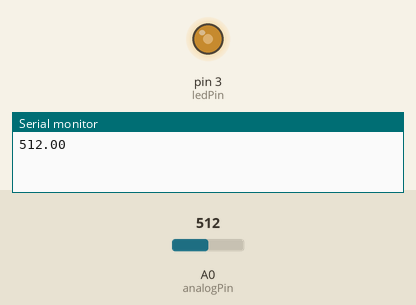
The sketch below on a simulated Arduino Uno, built with avr-gcc and run on an emulated ATmega328P. Parts: output pins drawn as LEDs (lit = HIGH), the last lines printed to the serial monitor. The inputs (shaded band) are chosen by the test bench; at power-on: A0 (analogPin) = 512.

Above: at 1.2 s.
1.3 s: A0 (analogPin) set to 716
At 2.2 s:
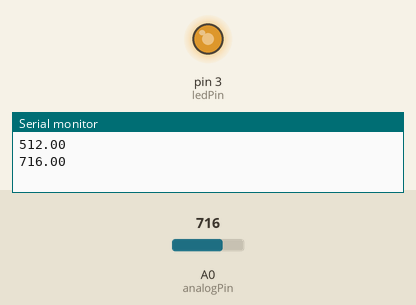
2.8 s: A0 (analogPin) set to 900
At 3.3 s:
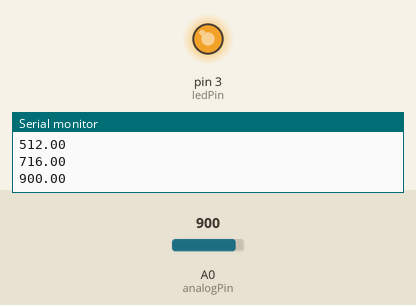
4.3 s: A0 (analogPin) set to 122
At 5.5 s:
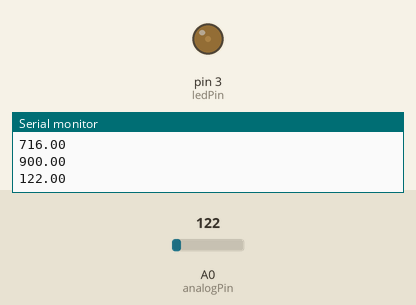
5.8 s: A0 (analogPin) set to 0
At 6.8 s:
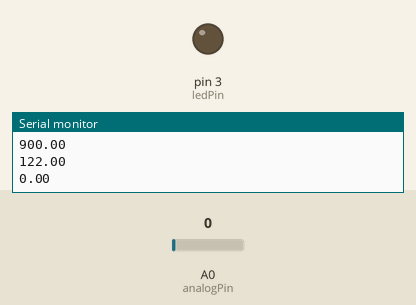
Timing chart, 0 to 8.3 s (numbered marks = the images above; inputs shaded):
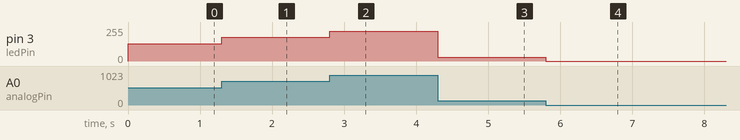

Measured:
- after the input at 1.3 s, pin 3 (ledPin): 128/255 → 179/255 at once
- after the input at 2.8 s, pin 3 (ledPin): 179/255 → 225/255 at once
- after the input at 4.3 s, pin 3 (ledPin): 225/255 → 30/255 at once
- after the input at 5.8 s, pin 3 (ledPin): 30/255 → 0/255 at once

The sketch:

Analog_Read_Potentiometer.ino
```cpp
/*
  Analog_Read_Potentiometer

  Scales the LED brightness as potentiometer is increased using Pulse Width Modulation.
  Analog PWM values range from [0-64]

  C# GUI implementation of this can be found at:
  https://github.com/john5049/SerialRead


  created 4 Sep 2021
  by John Akridge
*/

// constants won't change. Used here to set a pin number:
const int ledPin =  3;// the number of the LED pin
const int analogPin = A0;

// Variables will change:
double analogReading = 0.0;
double lastReading = 0.0;

void setup() {
  // set the digital pin as output
  pinMode(ledPin, OUTPUT);
  // set the analog pin as input
  pinMode(analogPin, INPUT);
  // start broadcasting serial data at 9600 baud rate
  Serial.begin(9600);
  // write FF = 255 (full brightness) to LED
  analogWrite(ledPin, 255);
}

void loop() {

  // Take an analog reading from the analogPin (A0)
  analogReading = analogRead(analogPin);

  // Only write a new analog reading if the current value is different from the last
  if (analogReading != lastReading){

    // Broadcast the analog reading via serial bus
    Serial.print(analogReading);

    // Broadcast new line character
    Serial.print('\n');

    // Map the AnalogRead [0-256] to AnalogWrite [0 - 64] by scaling by 4.0
    analogWrite(ledPin, analogReading / 4.0);

    // Add 1/5 sec delay to make more observable by eye
    delay(200);
  }

  // Set lastReading var to analogReading for comparison on next loop iteration
  lastReading = analogReading;


}
```
